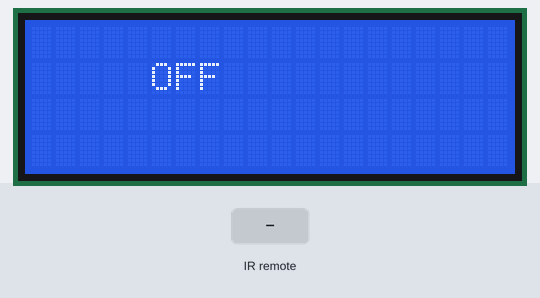
Simulated run of this sketch. Board: Arduino Uno, built with avr-gcc and run on an emulated ATmega328P. Shown: 20×4 character LCD. The test bench sets the inputs (shaded band). What the sketch prints to the serial monitor is not drawn.

Above: at 1.2 s.
1.3 s: infrared code 0xE916FF00 received
At 2.1 s:
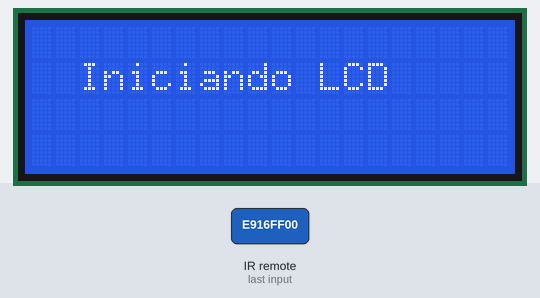
At 3.0 s:
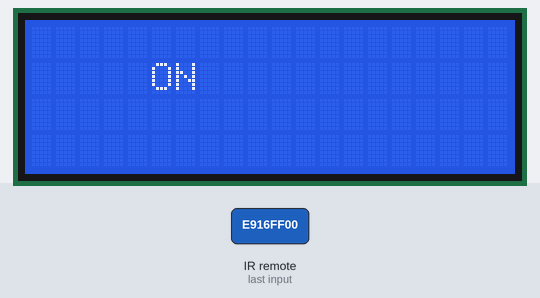
3.8 s: infrared code 0xE916FF00 received
At 4.6 s:
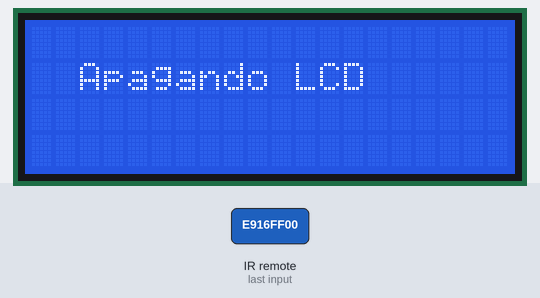
Timing chart, 0 to 6.8 s (numbered marks = the images above; inputs shaded):
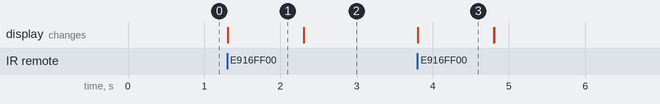

The sketch:

GP5-M6.ino
```cpp
//Libreria LCD
#include <LiquidCrystal.h>

//Libreria IR
#include <IRremote.hpp>
#define NO_LED_FEEDBACK_CODE
#define IR_INPUT_PIN    2
  int rs = 0;
  int en = 1;
  int d4 = 4;
  int d5 = 5;
  int d6 = 6;
  int d7 = 7;
  LiquidCrystal lcd(rs, en, d4, d5, d6, d7);
  /* VSS-, VCC+, V0/POT, RS/0, RW-, E/2, D4/4, D5/5, D6/6, D7/7, A+, K-*/
  /* TRIG/8, ECHO/9 */
int p = 0;
void setup() {
 Serial.begin(9600);
  lcd.begin(20, 4);  //INDICA EL NUMERO DE COLUMNAS Y RENGLONES de LCD
  IrReceiver.begin(IR_INPUT_PIN, DISABLE_LED_FEEDBACK);
}

void loop() {

  //OFF
  while(p == 0){
  lcd.setCursor(5,1);
  lcd.print("OFF");
  IrReceiver.decodedIRData.decodedRawData = 0;

  if (IrReceiver.decode()) {
      Serial.println(IrReceiver.decodedIRData.decodedRawData, HEX);
      IrReceiver.resume();
      lcd.setCursor(0,5);
      lcd.print(IrReceiver.decodedIRData.decodedRawData, HEX);
      //inicio
      switch(IrReceiver.decodedIRData.decodedRawData){
      case 0xE916FF00:
      lcd.clear();
      p++;
      lcd.setCursor(2,1);
      lcd.print("Iniciando LCD");
      delay(1000);
      lcd.clear();
      IrReceiver.decodedIRData.decodedRawData = 0;
      break;
      }
}
}
//parte 2
  while(p == 1){
  lcd.setCursor(5,1);
  lcd.print("ON");
  //apagado
  if (IrReceiver.decode()) {
  if(IrReceiver.decodedIRData.decodedRawData == 0xE916FF00){
    p--;
    lcd.setCursor(2,1);
    lcd.print("Apagando LCD");
    delay(1000);
    lcd.clear();
    IrReceiver.decodedIRData.decodedRawData = 0;
  }
  }
//accion

}
}
```

Measured:
- after the input at 1.3 s, the display: changes at once (image 1)
- after the input at 3.8 s, the display: changes at once (image 3)
- what the display in image 1 shows lasts 1.0 s, from 1.3 s to 2.3 s
